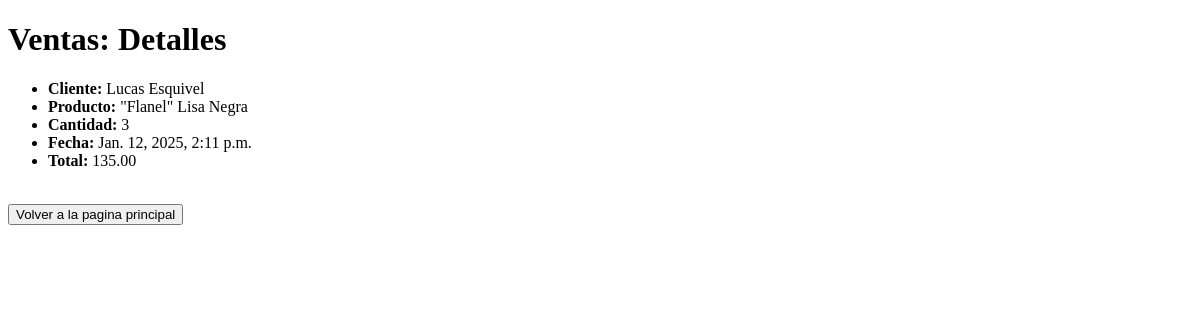
The app's page /Ventas/detail/9, older data.
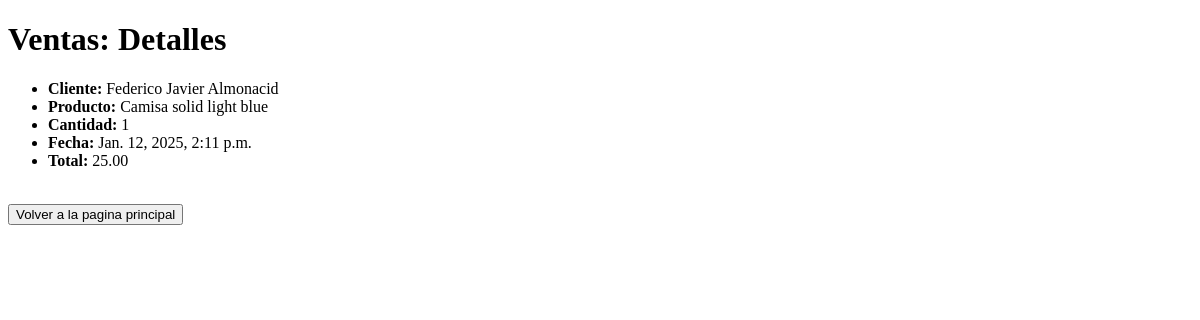
The same page, newer data.
### Chicago/models.py (models this page shows, shortened)
class Venta(models.Model):
    cliente = models.ForeignKey(Cliente, on_delete=models.SET_NULL, null=True, blank=True)
    producto = models.ForeignKey(Producto, on_delete=models.CASCADE)
    cantidad = models.PositiveIntegerField()
    fecha = models.DateTimeField(auto_now_add=True)
    total = models.DecimalField(max_digits=10, decimal_places=2, editable=False)

class Cliente(models.Model):
    nombre = models.CharField(max_length=200)
    email = models.EmailField(unique=True)
    telefono = models.CharField(max_length=15, blank=True)
    def __str__(self):
        return self.nombre

class Producto(models.Model):
    nombre = models.CharField(max_length=200)
    categoria = models.CharField(max_length=100)
    precio = models.DecimalField(max_digits=10, decimal_places=2)
    stock = models.PositiveIntegerField()
    def __str__(self):
        return self.nombre

### Chicago/Views_Models/Ventas.py (the view)
# urls.py: path("Ventas/detail/<int:pk>", Ventas.Ventas_detail, name="Ventas_detail"),
def Ventas_detail(request: HttpRequest, pk: int) -> HttpResponse:
    query = Venta.objects.get(id=pk)
    return render(request, "Chicago/Ventas_detail.html", {"object": query})

### Chicago/Templates/Chicago/Ventas_detail.html
{% extends 'Chicago/Base.html' %}
{% block contenido %}
    <h1>Ventas: Detalles</h1>
        <ul>
            <li><strong>Cliente: </strong> {{ object.cliente }}</li>
            <li><strong>Producto: </strong> {{ object.producto }}</li>
            <li><strong>Cantidad: </strong> {{ object.cantidad }}</li>
            <li><strong>Fecha: </strong> {{ object.fecha }}</li>
            <li><strong>Total: </strong> {{ object.total }}</li>
        </ul>
        <br>
    <a href="{% url 'Chicago:index' %}"><button>Volver a la pagina principal</button></a>
{% endblock contenido %}

Row changes from the older to the newer data that the page shows:
changed Venta: cliente "Lucas Esquivel" → "Federico Javier Almonacid"; producto "\"Flanel\" Lisa Negra" → "Camisa solid light blue"; cantidad "3" → "1"; total "135.00" → "25.00"
